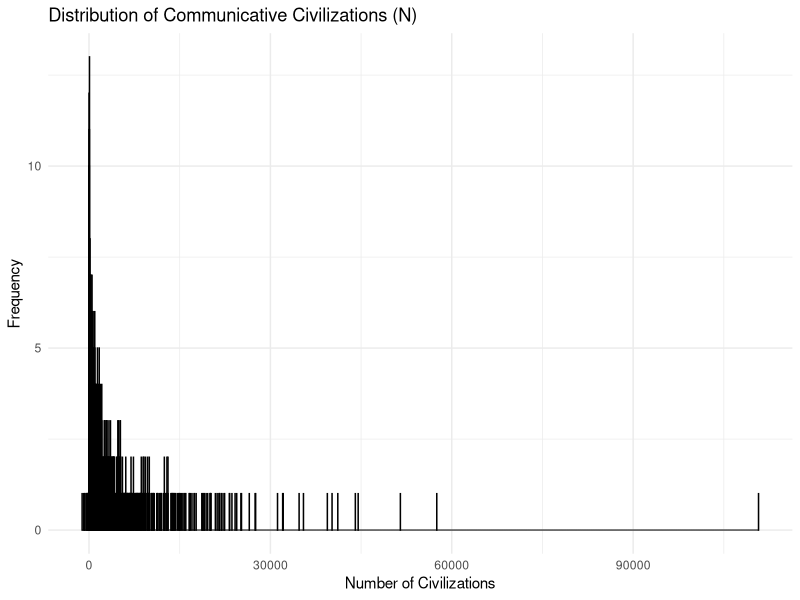
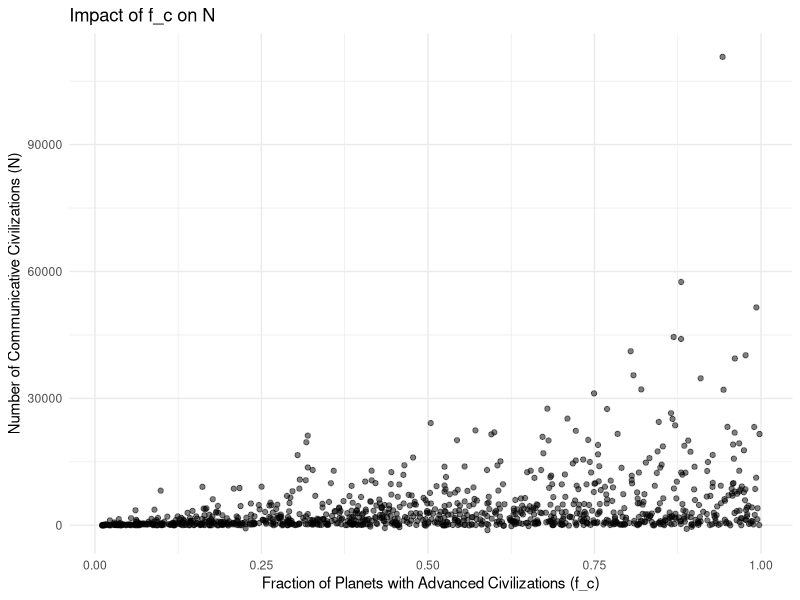

The R source for these figures, in order:
# Prompts to ChatGPT
#I want to create a fun assignment for my students I'm teaching introduction to our and for most of my students it is their first introduction to our programming language. I want to create a fun assignment around generating different simulations and scenarios from the Drake equation. Please give me some R code to generate some dummy synthetic data for the fraction of planets which will have an advanced civilization in it. This is a parameter in the Drake equation.
#Please give me complete functioning R code that will generate synthetic data.
#Please also generate some R code that will create some simulations from the drag equation.

#ChatGPT said:
#ChatGPT
#Creating a fun assignment based on the Drake Equation for your students is a fantastic idea! Here's some R code to help generate synthetic data and simulate scenarios using the Drake Equation.

#Part 1: Generate Synthetic Data for the Fraction of Planets with Advanced Civilizations (f_c)


# Load required libraries
set.seed(123)  # For reproducibility

# Generate synthetic data for `f_c`
generate_fc_data <- function(n = 100) {
  # Generate `f_c` as random fractions between 0 and 1
  f_c <- runif(n, min = 0, max = 1)
  
  # Add some variability to mimic uncertainty
  noise <- rnorm(n, mean = 0, sd = 0.1)
  f_c <- pmax(0, pmin(f_c + noise, 1))  # Ensure values stay between 0 and 1
  
  # Create a data frame
  data.frame(Planet_ID = 1:n, Fraction_Advanced_Civilizations = f_c)
}

# Generate the data
fc_data <- generate_fc_data()
head(fc_data)

# save data frame
write.csv(x = fc_data, file = "drake_dummy_data.csv", row.names = FALSE)

# simpler way
f_c = runif(n=100, min = 0, max = 1)

write.csv(x = f_c, file = "f_c_values.csv", row.names = FALSE)

# Function to simulate the Drake Equation
simulate_drake <- function(n = 1000) {
  # Randomly sample parameter values
  R_star <- rnorm(n, mean = 5, sd = 1)   # Star formation rate (stars/year)
  f_p <- runif(n, min = 0.1, max = 0.5)  # Fraction of stars with planets
  n_e <- rpois(n, lambda = 1) + 1        # Planets that could support life
  f_l <- runif(n, min = 0.01, max = 1)   # Life arising fraction
  f_i <- runif(n, min = 0.01, max = 1)   # Intelligent life fraction
  f_c <- runif(n, min = 0.01, max = 1)   # Communicative civilization fraction
  L <- rnorm(n, mean = 10000, sd = 5000) # Civilization lifetime (years)
  
  # Calculate N for each scenario
  N <- R_star * f_p * n_e * f_l * f_i * f_c * L
  
  # Create a data frame
  data.frame(R_star, f_p, n_e, f_l, f_i, f_c, L, N)
}

# Generate simulation data
drake_simulations <- simulate_drake()
head(drake_simulations)



# Load ggplot2 for visualization
library(ggplot2)

# Histogram of civilizations
ggplot(drake_simulations, aes(x = N)) +
  geom_histogram(binwidth = 10, fill = "skyblue", color = "black") +
  labs(title = "Distribution of Communicative Civilizations (N)",
       x = "Number of Civilizations", y = "Frequency") +
  theme_minimal()

# Relationship between `f_c` and `N`
ggplot(drake_simulations, aes(x = f_c, y = N)) +
  geom_point(alpha = 0.5) +
  labs(title = "Impact of f_c on N",
       x = "Fraction of Planets with Advanced Civilizations (f_c)",
       y = "Number of Communicative Civilizations (N)") +
  theme_minimal()
